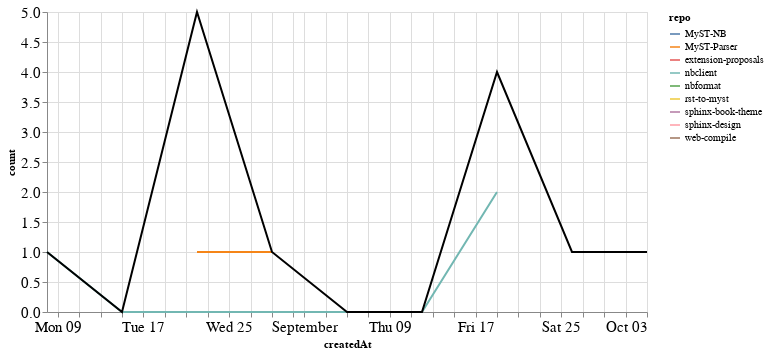

The cell this chart's notebook holds for it:
### Markdown cell above
### PRs

### Code cell
prs_time = prs.groupby('repo').resample('W', on='createdAt').count()['author'].reset_index()
prs_time = prs_time.rename(columns={'author': 'count'})
prs_time_total = prs_time.groupby('createdAt').agg({"count": "sum"}).reset_index()

ch1 = alt.Chart(prs_time, width=600).mark_line().encode(
    x='createdAt',
    y='count',
    color='repo',
    tooltip="repo"
)

ch2 = alt.Chart(prs_time_total, width=600).mark_line(color="black").encode(
    x='createdAt',
    y='count',
)

ch1 + ch2

### Figure 1 — Vega-Lite specification as saved in the notebook (floating-point values rounded to 4 significant figures)
{"config": {"axisLeft": {"labelFontSize": 15}, "axisBottom": {"labelFontSize": 15}}, "layer": [{"data": {"name": "data-71fa257ce402fc8db1181cfc36d21748"}, "mark": "line", "encoding": {"color": {"type": "nominal", "field": "repo"}, "tooltip": {"type": "nominal", "field": "repo"}, "x": {"type": "temporal", "field": "createdAt"}, "y": {"type": "quantitative", "field": "count"}}, "width": 600}, {"data": {"name": "data-b90373cba91ae289bdd4ff6d9c3e6d03"}, "mark": {"type": "line", "color": "black"}, "encoding": {"x": {"type": "temporal", "field": "createdAt"}, "y": {"type": "quantitative", "field": "count"}}, "width": 600}], "$schema": "https://vega.github.io/schema/vega-lite/v4.8.1.json", "datasets": {"data-71fa257ce402fc8db1181cfc36d21748": [{"repo": "MyST-NB", "createdAt": "2021-10-03T00:00:00", "count": 1}, {"repo": "MyST-Parser", "createdAt": "2021-08-22T00:00:00", "count": 1}, {"repo": "MyST-Parser", "createdAt": "2021-08-29T00:00:00", "count": 1}, {"repo": "extension-proposals", "createdAt": "2021-09-19T00:00:00", "count": 1}, {"repo": "nbclient", "createdAt": "2021-08-08T00:00:00", "count": 1}, {"repo": "nbclient", "createdAt": "2021-08-15T00:00:00", "count": 0}, {"repo": "nbclient", "createdAt": "2021-08-22T00:00:00", "count": 0}, {"repo": "nbclient", "createdAt": "2021-08-29T00:00:00", "count": 0}, {"repo": "nbclient", "createdAt": "2021-09-05T00:00:00", "count": 0}, {"repo": "nbclient", "createdAt": "2021-09-12T00:00:00", "count": 0}, {"repo": "nbclient", "createdAt": "2021-09-19T00:00:00", "count": 2}, {"repo": "nbformat", "createdAt": "2021-09-19T00:00:00", "count": 1}, {"repo": "rst-to-myst", "createdAt": "2021-08-22T00:00:00", "count": 2}, {"repo": "sphinx-book-theme", "createdAt": "2021-08-22T00:00:00", "count": 1}, {"repo": "sphinx-design", "createdAt": "2021-08-22T00:00:00", "count": 1}, {"repo": "web-compile", "createdAt": "2021-09-26T00:00:00", "count": 1}], "data-b90373cba91ae289bdd4ff6d9c3e6d03": [{"createdAt": "2021-08-08T00:00:00", "count": 1}, {"createdAt": "2021-08-15T00:00:00", "count": 0}, {"createdAt": "2021-08-22T00:00:00", "count": 5}, {"createdAt": "2021-08-29T00:00:00", "count": 1}, {"createdAt": "2021-09-05T00:00:00", "count": 0}, {"createdAt": "2021-09-12T00:00:00", "count": 0}, {"createdAt": "2021-09-19T00:00:00", "count": 4}, {"createdAt": "2021-09-26T00:00:00", "count": 1}, {"createdAt": "2021-10-03T00:00:00", "count": 1}]}}
